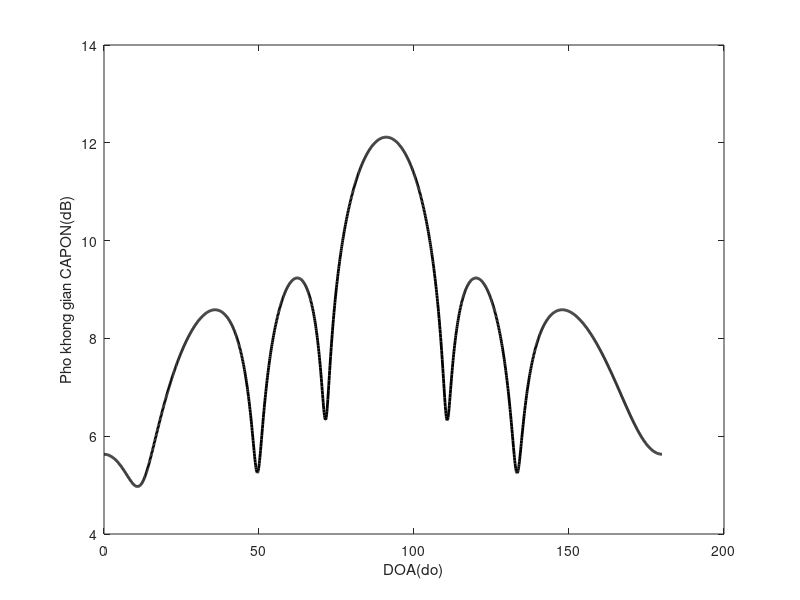

MATLAB code to generate this figure:
clear all 
close all 
clc 

%THAM SO HE ANTEN UCA
%Buoc song cua tin hieu(m)
lamda=0.328;

%So phan tu cua mang anten
M=6;                 

%Khoang cach giua cap anten lien tiep so voi buoc song
d=0.5*lamda;

%GAIN
gain=0;

%THAM SO NGUON TIN HIEU DEN
%So nguon tin hieu 
D=2;

%GOC TOI CUA CAC NGUON TIN HIEU
angles=[90 92]*(pi/180);   

%SNR cua cac nguon tin hieu (dB)-ung voi moi kenh I va Q
SNRdB=15;
SNRdBs=SNRdB*[1 1];

%THAM SO CHUNG
%He so song
k=2*pi/lamda;         

%So mau tin hieu thu
Nb=1000; 


%Tao ma tran vecto dau vao tin hieu ban dau S[D,Nb] va ma tran vecto lai A_tmp(D,M)
for i=1:D 
    S(i,:)=(20^(SNRdBs(i)/10))*1*(randn(1,Nb)+j*randn(1,Nb));
    A_tmp(i,:)=10^(gain/10)*exp(j*k*(0:M-1)*d*(cos(angles(i)))); 
end

%Tao ma tran nhieu N[M,Nb] bien do moi kenh bang 1.
N=1*(randn(M,Nb)+j*randn(M,Nb));

%Tao ma tran du lieu thu duoc boi mang anten U[M,Nb]
A=A_tmp.';
U=A*S+N;

%AP DUNG THUAT TOAN MUSIC DE TIM DOA

%Tinh covarian cua tin hieu vao
Ruu=U*U'/Nb;

%Pho khong gian cua tin hieu
i=0; 
for theta=0:.1:180
    i=i+1; 
    A0_tmp=10^(gain/10)*exp(j*k*(0:M-1)*d*(cos(theta*pi/180))); 
    A0=A0_tmp.';
    %P(i)=10*log((A0'*A0)/(A0'*eigVectorNoise*eigVectorNoise'*A0))/10;
    %P(i)=10*log((A0'*A0)/(A0'*Ruu^(-1)*A0))/10;
    P(i)=10*log((A0'*Ruu*A0)/(A0'*A0))/10;
end

%Bieu dien
theta=0:.1:180;
plot(theta,real(P),'k','linewidth',2); 
xlabel('DOA(do)');
ylabel('Pho khong gian CAPON(dB)'); 
hold on;
%Ghi chu:
%Gia thiet:
%-Tin hieu gom I va Q ??u co phan bo Gaussian trang -> s=I+jQ va I va Q deu
%dung ham randn -normal distribution co var=1.
%-Nhieu la AWGN va tac dong len ca hai kenh I va Q nen n=nI+jnQ va cung
%dung ham randn.
%SNR ung voi moi kenh I va Q cua tin hieu.